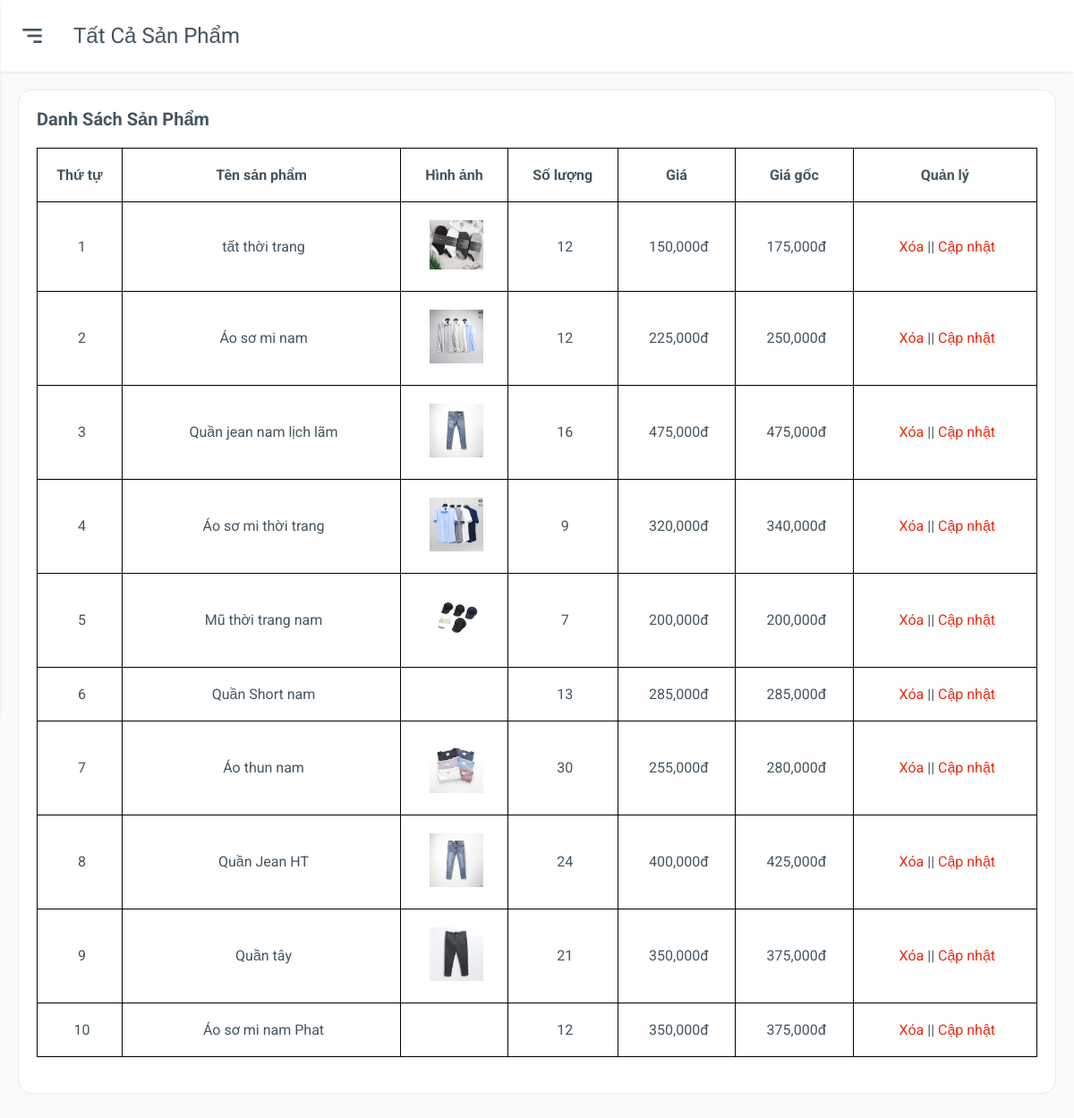
Page /admin/dashboard.php?sanpham (signed in) on the committed database.
### tables this page shows
CREATE TABLE `tbl_product` (
  `product_id` int(11) NOT NULL,
  `product_code` varchar(50) NOT NULL,
  `category_id` int(11) NOT NULL,
  `product_name` varchar(100) NOT NULL,
  `product_image` varchar(150) NOT NULL,
  `product_image_hover` varchar(150) NOT NULL,
  `product_price` int(11) NOT NULL,
  `product_discount` int(11) NOT NULL,
  `product_active` int(11) NOT NULL,
  `product_details` text NOT NULL,
  `product_desc` text NOT NULL,
  `product_quantity` int(11) NOT NULL
);

### admin/inc/product.php (the view, shortened to what this page needs)
<div class="main">
	<div class="main-header">
		<div class="mobile-toggle" id="mobile-toggle">
			<i class='bx bx-menu-alt-right'></i>
		</div>
		<div class="main-title">
			Tất cả sản phẩm
		</div>
	</div>
	<div class="main-content">
		<div class="row">
			<div class="col-12">
				<div class="box">
					<div class="box-header">
						Danh sách sản phẩm
					</div>
					<div class="box-body overflow-scroll">
						<table>
							<thead>
								<tr>
									<th>Thứ tự</th>
									<th>Tên sản phẩm</th>
									<th>Hình ảnh</th>
									<th>Số lượng</th>
									<th>Giá</th>
									<th>Giá gốc</th>
									<th>Quản lý</th>
								</tr>
							</thead>
							<?php
									$sql_select_product = mysqli_query($con,"SELECT * FROM tbl_product ORDER BY product_id DESC");
									$i=0;
									while($row_select_product = mysqli_fetch_array($sql_select_product)){
										$i++;
								?>
							<tr>
								<td><?php echo $i;?></td>
								<td>
									<?php echo $row_select_product['product_name'];?>
								</td>
								<td>
									<div class="img">
										<img style="width:60px;height:auto; "
											src="../img/product/<?php echo $row_select_product['product_image'];?>"
											onerror="this.onerror=null;this.src='../uploads/<?php echo $row_select_product['product_image'];?>'"
											alt="">
									</div>
								</td>
								<td><?php echo  $row_select_product['product_quantity'];?></td>
								<td>
									<?php echo number_format($row_select_product['product_price']).'đ'?>
								</td>
								<td>
									<span> <?php
											if($row_select_product['product_discount'] > 0 ){
												echo number_format($row_select_product['product_discount']).'đ';
											}else {
												echo number_format($row_select_product['product_price']).'đ';
											}
										?>
									</span>
								</td>
								<td style="text-align:center;">
									<a href="?sanpham&xoaid=<?php echo $row_select_product['product_id'];?>"
										style="color:rgb(231, 45, 20);">
										Xóa
									</a>
									<span>||</span>
									<a href="?capnhatsanpham&id=<?php echo $row_select_product['product_id']; ?>"
										style="color:rgb(231, 45, 20);">Cập nhật</a>
								</td>
							</tr>
							<?php
									}
									?>
						</table>
					</div>
				</div>
			</div>
		</div>
	</div>
</div>
</body>
</html>

### admin/css/grid.css (style rules this page uses)
.row { display: flex; flex-wrap: wrap; margin: 0 -15px; }
[class*="col-"] { padding: 0 15px; margin-bottom: 20px; }
.col-12 { width: 100%; }

### admin/css/app.css (style rules this page uses)
:root { --body-bg: #fafafb; --box-bg: #ffffff; --main-color: #0652dd; --text-color: #455560; --text-second-color: #72849ab3; --border-color: #e9e9e9; --menu-item-active-bg: rgba(62, 121, 247, 0.1); --black: #000; --box-border-radius: 15px; --sidebar-size: 300px; --sidebar-logo-img-size: 45px; --sidebar-logo-size: 80px; --profile-image-size: 45px; --main-header-height: 80px; --shadow: 0 1px 4px -1px rgb(0 0 0 / 15%); --darkmode-toggle-size: 20px; --while: #fff; }
* { padding: 0; margin: 0; box-sizing: border-box; }
body { font-family: "Roboto", sans-serif; background-color: var(--body-bg); color: var(--text-color); position: relative; }
a { text-decoration: none; color: unset; display: inline-block; }
.main { padding-left: var(--sidebar-size); }
.main-header { height: var(--main-header-height); display: flex; align-items: center; padding: 20px; background-color: var(--box-bg); box-shadow: var(--shadow); }
.mobile-toggle { display: none; }
.main-title { text-transform: capitalize; font-size: 1.5rem; }
.main-content { padding: 20px; }
.box { background-color: var(--box-bg); padding: 20px; border: 0.5px solid var(--border-color); border-radius: var(--box-border-radius); }
.box-header { text-transform: capitalize; font-size: 1.25rem; font-weight: 700; }
.box-body { padding: 20px 0; }
table { width: 100%; min-width: 1000px; border-collapse: collapse; }
table thead tr { text-align: left; }
table th { text-align: center; }
table th, table td { padding: 20px 0; border: 1px solid var(--black); }
table td { padding-left: 5px; text-align: center; }
.overflow-scroll { overflow-y: auto; }
@media only screen and (max-width: 1280px) { .main { padding-left: 0; } }
@media only screen and (max-width: 1280px) { .mobile-toggle, .sidebar-close { display: grid; place-items: center; font-size: 2rem; margin-right: 30px; cursor: pointer; } }

### rows in the picture
tbl_product: product_name "tất thời trang", product_image (picture), product_quantity "12", product_price "150,000", product_discount "175,000"
tbl_product: product_name "Áo sơ mi nam", product_image (picture), product_quantity "12", product_price "225,000", product_discount "250,000"
tbl_product: product_name "Quần jean nam lịch lãm", product_image (picture), product_quantity "16", product_price "475,000"
tbl_product: product_name "Áo sơ mi thời trang", product_image (picture), product_quantity "9", product_price "320,000", product_discount "340,000"
tbl_product: product_name "Mũ thời trang nam", product_image (picture), product_quantity "7", product_price "200,000"
tbl_product: product_name "Quần Short nam", product_quantity "13", product_price "285,000"
tbl_product: product_name "Áo thun nam", product_image (picture), product_quantity "30", product_price "255,000", product_discount "280,000"
tbl_product: product_name "Quần Jean HT", product_image (picture), product_quantity "24", product_price "400,000", product_discount "425,000"
tbl_product: product_name "Quần tây", product_image (picture), product_quantity "21", product_price "350,000", product_discount "375,000"
tbl_product: product_name "Áo sơ mi nam Phat", product_quantity "12", product_price "350,000", product_discount "375,000"
